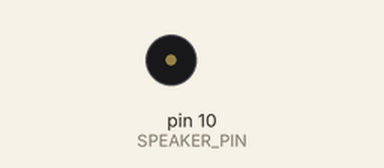
Simulated run of this sketch. Board: Arduino Uno, built with avr-gcc and run on an emulated ATmega328P. Parts: buzzer (waves = sounding).

Above: at 0.3 s.
At 30.4 s:
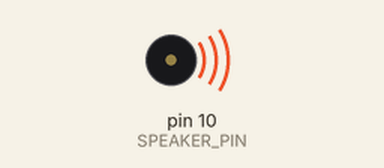
Timing chart, 0 to 32.0 s (numbered marks = the images above):
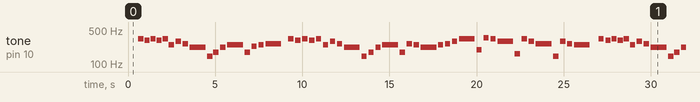

The sketch:

furelise.ino
```cpp
// (licence header left out)
#define SPEAKER_PIN 10

//'Happy Birthday To You'
const int C = 523;
const int D = 587;
const int E = 659;
const int F = 699;
const int G = 784;
const int A = 880;
const int bFlat = 932;
const int highC = 1074;

/*C,C,D,C,F,E
  C,C,D,C,G,F
  C,C,highC,A,F,F,E,D
  B-flat,B-flat,highA,F,G,F
*/

const int noteDelay = 480; //how long each note plays

void setup() {
  pinMode(SPEAKER_PIN, OUTPUT);
}

// TODO: clean up this stuff, use some kind of structure of notes to be played
// instead of magic numbers

void playFurElise() {

  // play e4
  delay(600);
  tone(10, 329.63, 300);
  delay(350);
  // play d4#
  tone(10, 311.13, 300);
  delay(350);
  // play e4
  tone( 10, 329.63, 300);
  delay(350);
  // play d4#
  tone( 10,311.13, 300);
  delay(350);
  // play e4
  tone(10, 329.63, 300);
  delay(350);
  // play b3
  tone( 10, 246.94, 300);
  delay(400);
  // play d4
  tone(10, 293.66,300);
  delay(400);
  // play c4
  tone(10, 261.63,300);
  delay(400);
  // play a3
  tone(10, 220, 900);
  delay(1000);
  // play d3
  tone(10,146.83, 300);
  delay(350);
  //play f3
  tone(10, 174.61, 300);
  delay(400);
  //play a3
  tone(10, 220, 300);
  delay(400);
  // play b3
  tone(10, 246.94, 900);
  delay(1000);
  // play f3
  tone(10, 174.61, 300);
  delay(400);
  // play a3#
  tone(10, 233.08, 300);
  delay(400);
  // play b3
  tone(10, 246.94, 300);
  delay(400);
  // play c4
  tone(10, 261.63, 900);
  delay(1000);
  delay(300);
  // play e4
  tone(10, 329.63, 300);
  delay(400);
  // play d4#
  tone(10, 311.13, 300);
  delay(400);
  // play e4
  tone(10, 329.63, 300);
  delay(400);
  // play d4#
  tone(10, 311.13, 300);
  delay(400);
  // play e4
  tone(10, 329.63, 300);
  delay(400);
  // play b3
  tone(10, 246.94, 300);
  delay(400);
  // play d4
  tone(10, 293.66, 300);
  delay(400);
  // play c4
  tone(10, 261.63, 300);
  delay(400);
  // play a3
  tone(10, 220, 900);
  delay(1000);
  // play d3
  tone(10, 146.83, 300);
  delay(400);
  // play f3
  tone(10, 174.61, 300);
  delay(400);
  // play a3
  tone(10, 220, 300);
  delay(400);
  // play b3
  tone(10, 246.94, 900);
  delay(1000);
  // play f3
  tone(10, 174.61, 300);
  delay(400);
  // play c4
  tone(10, 261.63, 300);
  delay(400);
  // play b3
  tone(10, 246.94, 300);
  delay(400);
  // play a3
  tone(10, 220, 900);
  delay(1000);
  // play b3
  tone(10,246.94, 300);
  delay(400);
   // play c4
  tone(10, 261.63, 300);
  delay(400);
  // play d4
  tone(10, 293.66, 300);
  delay(400);
  // play e4
  tone(10, 329.63, 900);
  delay(1000);
  // play g3
  tone(10, 196, 300);
  delay(400);
  // play f4
  tone(10, 349.23, 300);
  delay(400);
  //play e4
  tone(10, 329.23, 300);
  delay(400);
  // play d4
  tone(10, 293.63, 900);
  delay(1000);
  // play e3
  tone(10,164.81, 300);
  delay(400);
  // play e4
  tone(10, 329.63, 300);
  delay(400);
  // play d4
  tone(10, 293.63, 300);
  delay(400);
  // play c4
  tone(10, 261.63, 900);
  delay(1000);
  // play d3
  tone(10, 146.83, 300);
  delay(400);
    // play d4
  tone(10, 293.63, 300);
  delay(400);
  // play c4
  tone(10, 261.63, 300);
  delay(400);
  // play b3
  tone(10, 246.94, 900);
  delay(1000);
  delay(400);
  // play e4
  tone(10, 329.63, 300);
  delay(400);
  // play d4#
  tone(10, 311.13, 300);
  delay(350);
  // play e4
  tone( 10, 329.63, 300);
  delay(350);
  // play d4#
  tone( 10,311.13, 300);
  delay(350);
  // play e4
  tone(10, 329.63, 300);
  delay(350);
  // play b3
  tone( 10, 246.94, 300);
  delay(400);
  // play d4
  tone(10, 293.66,300);
  delay(400);
  // play c4
  tone(10, 261.63,300);
  delay(400);
  // play a3
  tone(10, 220, 900);
  delay(1000);
  // play d3
  tone(10,146.83, 300);
  delay(350);
  //play f3
  tone(10, 174.61, 300);
  delay(400);
  //play a3
  tone(10, 220, 300);
  delay(400);
  // play b3
  tone(10, 246.94, 900);
  delay(1000);
  // play f3
  tone(10, 174.61, 300);
  delay(400);
  // play a3
  tone(10, 233.08, 300);
  delay(400);
  // play b3
  tone(10, 246.94, 300);
  delay(400);
  // play c4
  tone(10, 261.63, 900);
  delay(1000);
  delay(300);
  // play e4
  tone(10, 329.63, 300);
  delay(400);
  // play d4#
  tone(10, 311.13, 300);
  delay(400);
  // play e4
  tone(10, 329.63, 300);
  delay(400);
  // play d4#
  tone(10, 311.13, 300);
  delay(400);
  // play e4
  tone(10, 329.63, 300);
  delay(400);
  // play b3
  tone(10, 246.94, 300);
  delay(400);
  // play d4
  tone(10, 293.66, 300);
  delay(400);
  // play c4
  tone(10, 261.63, 300);
  delay(400);
  // play a3
  tone(10, 220, 900);
  delay(1000);
  // play d3
  tone(10, 146.83, 300);
  delay(400);
  // play f3
  tone(10, 174.61, 300);
  delay(400);
  // play a3
  tone(10, 220, 300);
  delay(400);
  // play b3
  tone(10, 246.94, 900);
  delay(1000);
  // play f3
  tone(10, 174.61, 300);
  delay(400);
  // play c4
  tone(10, 261.63, 300);
  delay(400);
  // play b3
  tone(10, 246.94, 300);
  delay(400);
  // play a3
  tone(10, 220, 900);
  delay(1000);

  delay(5000);


}


void playHappyBirthday()
{
      //First Line
    tone(SPEAKER_PIN,C);
    delay(noteDelay/3);

    noTone(SPEAKER_PIN); //Pause between two strikes of the same note sounds like a separate keystroke
    delay(20);

    tone(SPEAKER_PIN,C);
    delay(noteDelay/2);

    tone(SPEAKER_PIN,D);
    delay(noteDelay);
    tone(SPEAKER_PIN,C);
    delay(noteDelay);
    tone(SPEAKER_PIN,F);
    delay(noteDelay);
    tone(SPEAKER_PIN,E);
    delay(noteDelay);

    noTone(SPEAKER_PIN);
    delay(800);

    //Second Line
    tone(SPEAKER_PIN,C);
    delay(noteDelay/3);

    noTone(SPEAKER_PIN); //Pause between two strikes of the same note sounds like a separate keystroke
    delay(20);

    tone(SPEAKER_PIN,C);
    delay(noteDelay/2);
    tone(SPEAKER_PIN,D);
    delay(noteDelay);
    tone(SPEAKER_PIN,C);
    delay(noteDelay);
    tone(SPEAKER_PIN,G);
    delay(noteDelay);
    tone(SPEAKER_PIN,F);
    delay(noteDelay);

    noTone(SPEAKER_PIN);
    delay(800);

    //Third Line
    tone(SPEAKER_PIN,C);
    delay(noteDelay/3);

    noTone(SPEAKER_PIN); //Pause between two strikes of the same note sounds like a separate keystroke
    delay(20);

    tone(SPEAKER_PIN,C);
    delay(noteDelay/2);

    tone(SPEAKER_PIN,highC);
    delay(noteDelay);
    tone(SPEAKER_PIN,A);
    delay(noteDelay);

    tone(SPEAKER_PIN,F);
    delay(noteDelay/2);

    noTone(SPEAKER_PIN); //Pause between two strikes of the same note sounds like a separate keystroke
    delay(20);

    tone(SPEAKER_PIN,F);
    delay(noteDelay);

    tone(SPEAKER_PIN,E);
    delay(noteDelay);

    tone(SPEAKER_PIN,D);
    delay(noteDelay);

    noTone(SPEAKER_PIN);
    delay(800);

    //Fourth Line
    tone(SPEAKER_PIN,bFlat);
    delay(noteDelay/2);

    noTone(SPEAKER_PIN); //Pause between two strikes of the same note sounds like a separate keystroke
    delay(20);

    tone(SPEAKER_PIN,bFlat);
    delay(noteDelay);

    tone(SPEAKER_PIN,A);
    delay(noteDelay);

    tone(SPEAKER_PIN,F);
    delay(noteDelay);

    tone(SPEAKER_PIN,G);
    delay(noteDelay);

    tone(SPEAKER_PIN,F);
    delay(noteDelay);

    noTone(SPEAKER_PIN);
    delay(2000);

}

void loop() {
  //playHappyBirthday();
  playFurElise();
}
```

Measured:
- by itself, tone on pin 10 (SPEAKER_PIN): plays 329 Hz for 0.30 s, 311 Hz for 0.30 s, 329 Hz for 0.30 s, 311 Hz for 0.30 s, 329 Hz for 0.30 s, 246 Hz for 0.30 s … (229 notes in this stretch)
